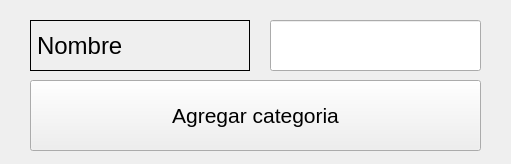
<?xml version="1.0" encoding="UTF-8"?>
<ui version="4.0">
 <class>MainWindow</class>
 <widget class="QMainWindow" name="MainWindow">
  <property name="enabled">
   <bool>true</bool>
  </property>
  <property name="geometry">
   <rect>
    <x>0</x>
    <y>0</y>
    <width>511</width>
    <height>164</height>
   </rect>
  </property>
  <property name="windowTitle">
   <string>MainWindow</string>
  </property>
  <widget class="QWidget" name="centralwidget">
   <widget class="QPushButton" name="pushButton">
    <property name="geometry">
     <rect>
      <x>30</x>
      <y>80</y>
      <width>451</width>
      <height>71</height>
     </rect>
    </property>
    <property name="font">
     <font>
      <pointsize>16</pointsize>
     </font>
    </property>
    <property name="text">
     <string>Agregar categoria</string>
    </property>
   </widget>
   <widget class="QLabel" name="label_5">
    <property name="geometry">
     <rect>
      <x>30</x>
      <y>20</y>
      <width>220</width>
      <height>51</height>
     </rect>
    </property>
    <property name="font">
     <font>
      <pointsize>18</pointsize>
     </font>
    </property>
    <property name="frameShape">
     <enum>QFrame::Box</enum>
    </property>
    <property name="text">
     <string>Nombre</string>
    </property>
    <property name="alignment">
     <set>Qt::AlignLeading|Qt::AlignLeft|Qt::AlignVCenter</set>
    </property>
   </widget>
   <widget class="QLineEdit" name="lineEdit_4">
    <property name="geometry">
     <rect>
      <x>270</x>
      <y>20</y>
      <width>211</width>
      <height>51</height>
     </rect>
    </property>
    <property name="font">
     <font>
      <pointsize>18</pointsize>
     </font>
    </property>
   </widget>
  </widget>
 </widget>
 <resources>
  <include location="../img/logo.qrc"/>
 </resources>
 <connections/>
</ui>
